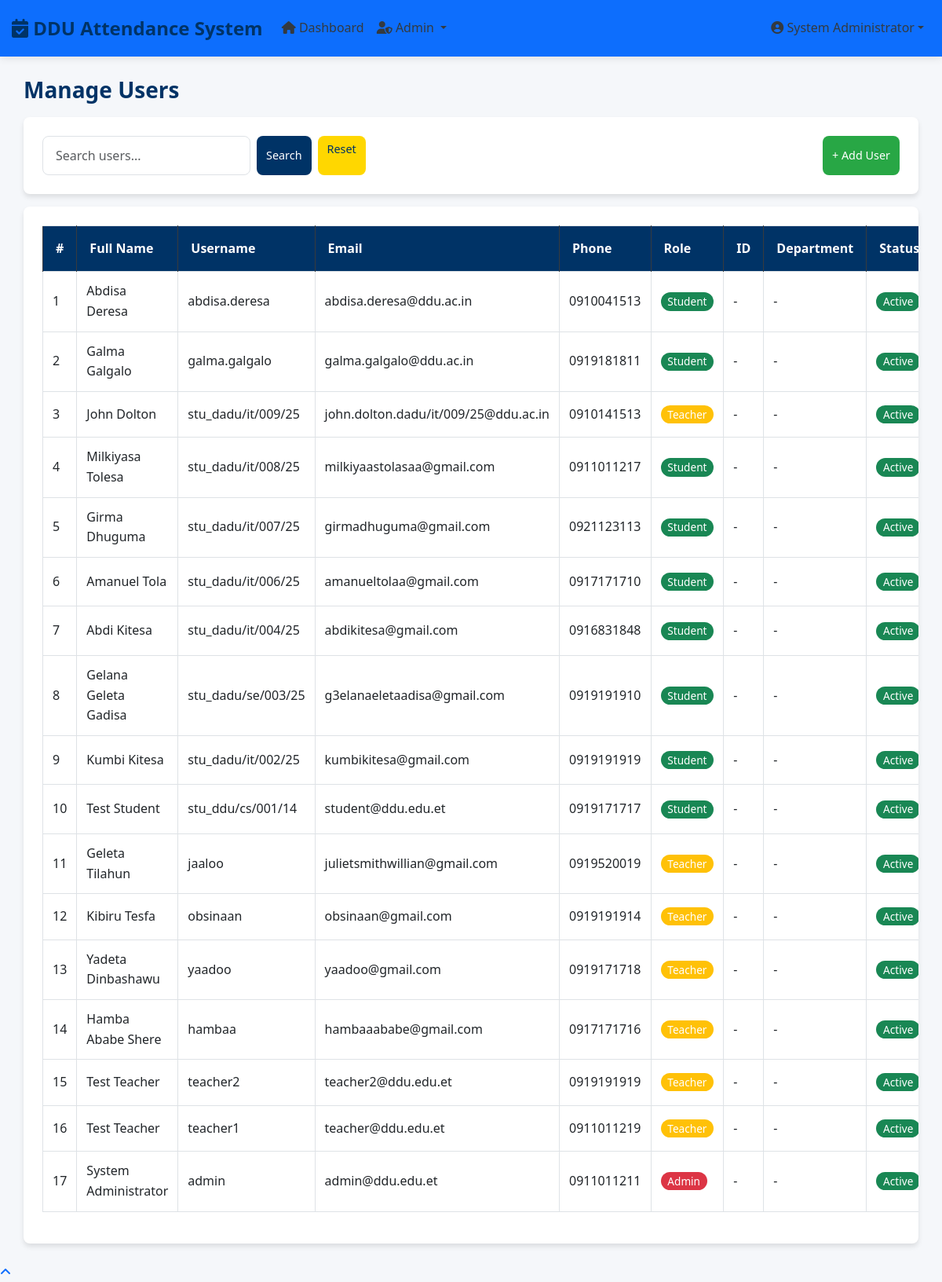
/admin/manage_users.php (signed in), run on the app's committed database.
### tables this page shows
CREATE TABLE `users` (
  `user_id` int(11) NOT NULL,
  `username` varchar(50) NOT NULL,
  `password` varchar(255) NOT NULL,
  `full_name` varchar(100) NOT NULL,
  `email` varchar(100) NOT NULL,
  `phone` varchar(20) DEFAULT NULL,
  `role` enum('admin','teacher','student','dean','registrar') DEFAULT 'teacher',
  `department_id` int(11) DEFAULT NULL,
  `profile_image` varchar(255) DEFAULT NULL,
  `is_active` tinyint(1) DEFAULT '1',
  `created_at` timestamp NOT NULL DEFAULT CURRENT_TIMESTAMP,
  `updated_at` timestamp NOT NULL DEFAULT CURRENT_TIMESTAMP ON UPDATE CURRENT_TIMESTAMP,
  `is_department_head` tinyint(1) DEFAULT '0'
);

### admin/manage_users.php (the view, shortened to what this page needs)
<?php
require_once '../includes/db_connect.php';
$search = $_GET['search'] ?? '';
$where = '';
$sql = "
SELECT
    u.user_id,
    u.full_name,
    u.username,
    u.email,
    u.phone,
    u.role,
    u.is_active,
    s.student_id,
    s.student_id_no,
    d.department_id,
    d.department_name
FROM users u
LEFT JOIN students s ON u.user_id = s.user_id
LEFT JOIN departments d ON s.department_id = d.department_id
$where
ORDER BY u.user_id DESC
";
$users = $conn->query($sql);
include '../includes/header.php';
?>
<div class="container-fluid">
<h3 class="mt-4">Manage Users</h3>
<div class="card mb-3">
<div class="card-body d-flex justify-content-between">
<form class="d-flex" method="GET">
<input class="form-control me-2" name="search"
       placeholder="Search users..."
       value="<?= htmlspecialchars($search) ?>">
<button class="btn btn-primary">Search</button>
<a href="manage_users.php" class="btn btn-secondary ms-2">Reset</a>
</form>
<button class="btn btn-success" data-bs-toggle="modal" data-bs-target="#addUserModal">
+ Add User
</button>
</div>
</div>
<div class="card">
<div class="card-body table-responsive">
<table class="table table-bordered table-hover">
<thead class="table-dark">
<tr>
<th>#</th>
<th>Full Name</th>
<th>Username</th>
<th>Email</th>
<th>Phone</th>
<th>Role</th>
<th>ID</th>
<th>Department</th>
<th>Status</th>
</tr>
</thead>
<tbody>
<?php if($users->num_rows > 0): ?>
<?php $i=1; while($row = $users->fetch_assoc()): ?>
<tr>
<td><?= $i++ ?></td>
<td><?= htmlspecialchars($row['full_name']) ?></td>
<td><?= htmlspecialchars($row['username']) ?></td>
<td><?= htmlspecialchars($row['email'] ?: '-') ?></td>
<td><?= htmlspecialchars($row['phone'] ?: '-') ?></td>
<td>
    <?php
    $role_colors = [
        'admin' => 'danger',
        'teacher' => 'warning',
        'student' => 'success',
        'dean' => 'info',
        'registrar' => 'primary'
    ];
    $color = $role_colors[$row['role']] ?? 'secondary';
    ?>
    <span class="badge bg-<?= $color ?>">
        <?= ucfirst($row['role']) ?>
    </span>
</td>
<td>
    <?php if ($row['role'] === 'student' && !empty($row['student_id_no'])): ?>
        <?= htmlspecialchars($row['student_id_no']) ?>
    <?php else: ?>
        -
    <?php endif; ?>
</td>
<td>
    <?php if ($row['role'] === 'student' && !empty($row['department_name'])): ?>
        <?= htmlspecialchars($row['department_name']) ?>
    <?php else: ?>
        -
    <?php endif; ?>
</td>
<td>
<span class="badge bg-<?= $row['is_active'] ? 'success' : 'danger' ?>">
<?= $row['is_active'] ? 'Active' : 'Disabled' ?>
</span>
</td>
</tr>
<?php endwhile; ?>
<?php endif; ?>
</tbody>
</table>
</div>
</div>
</div>
<?php include '../includes/footer.php'; ?>

### assets/css/style.css (style rules this page uses)
:root { --primary-color: #003366; --secondary-color: #FFD700; --success-color: #28a745; --danger-color: #dc3545; --warning-color: #ffc107; --info-color: #17a2b8; --light-color: #f8f9fa; --dark-color: #343a40; --gray-color: #6c757d; --border-radius: 8px; --box-shadow: 0 4px 6px rgba(0, 0, 0, 0.1); --transition: all 0.3s ease; }
* { margin: 0; padding: 0; box-sizing: border-box; }
body { font-family: 'Segoe UI', Tahoma, Geneva, Verdana, sans-serif; line-height: 1.6; color: var(--dark-color); background-color: #f5f7fa; }
.container-fluid { padding-left: 15px; padding-right: 15px; }
h1, h2, h3, h4, h5, h6 { font-weight: 600; line-height: 1.3; margin-bottom: 1rem; color: var(--primary-color); }
h3 { font-size: 1.75rem; }
.btn { border-radius: var(--border-radius); padding: 0.5rem 1.5rem; font-weight: 500; transition: var(--transition); border: none; cursor: pointer; }
.btn-primary { background-color: var(--primary-color); border-color: var(--primary-color); }
.btn-secondary { background-color: var(--secondary-color); border-color: var(--secondary-color); color: var(--primary-color); }
.btn-success { background-color: var(--success-color); border-color: var(--success-color); }
.card { border: none; border-radius: var(--border-radius); box-shadow: var(--box-shadow); transition: var(--transition); background: white; margin-bottom: 1.5rem; }
.card-body { padding: 1.5rem; }
.form-control, .form-select { border-radius: var(--border-radius); border: 1px solid #dee2e6; padding: 0.75rem 1rem; transition: var(--transition); }
.table { width: 100%; margin-bottom: 1rem; color: var(--dark-color); }
.table thead th { background-color: var(--primary-color); color: white; border-bottom: none; font-weight: 600; padding: 1rem; }
.table td, .table th { padding: 0.75rem; vertical-align: middle; border-top: 1px solid #dee2e6; }
.badge { padding: 0.35em 0.65em; font-weight: 500; border-radius: 50rem; }
.badge { font-size: 0.85em; }
.card { transition: transform 0.2s; }
.table th { background-color: #f8f9fa; border-bottom: 2px solid #dee2e6; }
.btn { padding: 0.375rem 0.75rem; font-size: 0.9rem; }

### includes/footer.php (style rules this page uses)
.badge { font-size: 85%; }

### data on the page
users: full_name "Abdisa Deresa", username "abdisa.deresa", email "abdisa.deresa@ddu.ac.in", phone "0910041513", role "Student", is_active "Active"
users: full_name "Galma Galgalo", username "galma.galgalo", email "galma.galgalo@ddu.ac.in", phone "0919181811", role "Student", is_active "Active"
users: full_name "John Dolton", username "stu_dadu/it/009/25", email "john.dolton.dadu/it/009/25@ddu.ac.in", phone "0910141513", role "Teacher", is_active "Active"
users: full_name "Milkiyasa Tolesa", username "stu_dadu/it/008/25", email "milkiyaastolasaa@gmail.com", phone "0911011217", role "Student", is_active "Active"
users: full_name "Girma Dhuguma", username "stu_dadu/it/007/25", email "girmadhuguma@gmail.com", phone "0921123113", role "Student", is_active "Active"
users: full_name "Amanuel Tola", username "stu_dadu/it/006/25", email "amanueltolaa@gmail.com", phone "0917171710", role "Student", is_active "Active"
users: full_name "Abdi Kitesa", username "stu_dadu/it/004/25", email "abdikitesa@gmail.com", phone "0916831848", role "Student", is_active "Active"
users: full_name "Gelana Geleta Gadisa", username "stu_dadu/se/003/25", email "g3elanaeletaadisa@gmail.com", phone "0919191910", role "Student", is_active "Active"
users: full_name "Kumbi Kitesa", username "stu_dadu/it/002/25", email "kumbikitesa@gmail.com", phone "0919191919", role "Student", is_active "Active"
users: full_name "Test Student", username "stu_ddu/cs/001/14", email "student@ddu.edu.et", phone "0919171717", role "Student", is_active "Active"
users: full_name "Geleta Tilahun", username "jaaloo", email "julietsmithwillian@gmail.com", phone "0919520019", role "Teacher", is_active "Active"
users: full_name "Kibiru Tesfa", username "obsinaan", email "obsinaan@gmail.com", phone "0919191914", role "Teacher", is_active "Active"
users: full_name "Yadeta Dinbashawu", username "yaadoo", email "yaadoo@gmail.com", phone "0919171718", role "Teacher", is_active "Active"
users: full_name "Hamba Ababe Shere", username "hambaa", email "hambaaababe@gmail.com", phone "0917171716", role "Teacher", is_active "Active"
users: full_name "Test Teacher", username "teacher2", email "teacher2@ddu.edu.et", phone "0919191919", role "Teacher", is_active "Active"
users: full_name "Test Teacher", username "teacher1", email "teacher@ddu.edu.et", phone "0911011219", role "Teacher", is_active "Active"
users: full_name "System Administrator", username "admin", email "admin@ddu.edu.et", phone "0911011211", role "Admin", is_active "Active"

### other printed values
$full_name "System Administrator"
